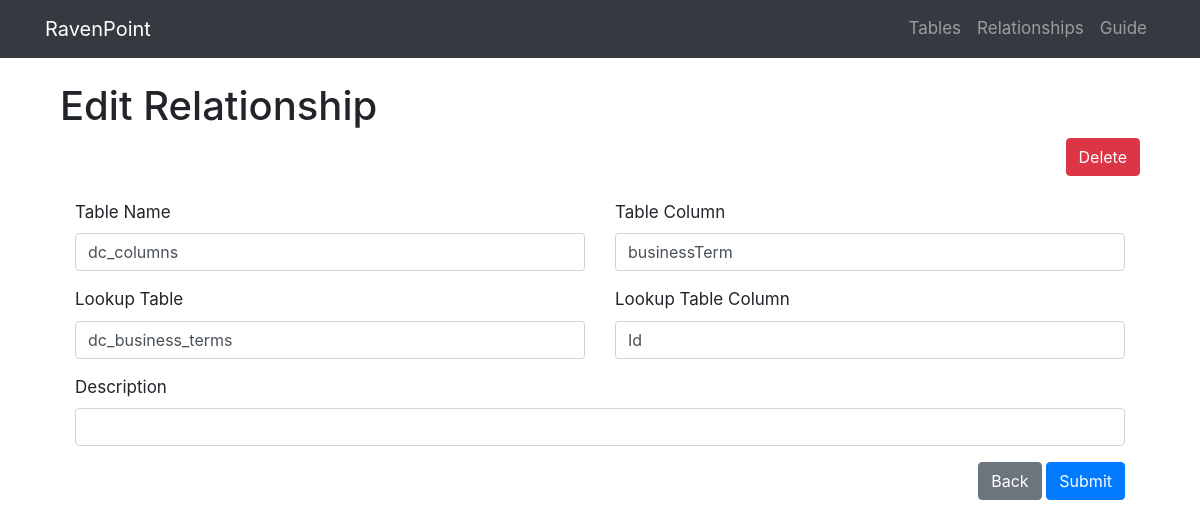
The app's page /relationship/2 with its own data.
### project/models.py (models this page shows, shortened)
class Relationship(db.Model):
  __tablename__ = 'relationships'
  rship_id = db.Column(db.Integer, primary_key=True)
  table_left = db.Column(db.String(128))
  table_left_on = db.Column(db.String(128))
  table_lookup = db.Column(db.String(128))
  table_lookup_on = db.Column(db.String(128))
  description = db.Column(db.String(255))

### project/admin/views.py (the view, shortened to what this page needs)
@admin.route('/relationship/<int:id>', methods=['GET', 'POST'])
def relationship(id):
    form = EditRelationship()
    rship = Relationship.query.get(id)
    if request.method == 'GET':
        form.table_left.data = rship.table_left
        form.table_left_on.data = rship.table_left_on
        form.table_lookup.data = rship.table_lookup
        form.table_lookup_on.data = rship.table_lookup_on
        form.description.data = rship.description
    return render_template('relationship.html', form=form, id=id)

### project/admin/forms.py
class EditRelationship(FlaskForm):
    table_left = StringField('Table Name', [DataRequired(), NotEqualTo('table_lookup')])
    table_left_on = StringField('Table Column', [DataRequired()])
    table_lookup = StringField('Lookup Table', [DataRequired()])
    table_lookup_on = StringField('Lookup Table Column', [DataRequired()])
    description = StringField('Description')
    submit = SubmitField('Submit')

### project/admin/templates/relationship.html (shortened to what this page needs)
{% extends 'base.html' %}
{% block content %}
<div class="container mt-4">
  <h1>Edit Relationship</h1>
  <div class="text-right">
    <button type="button" class="btn btn-danger" data-toggle="modal" data-target="#deleteRelationshipModal">
      Delete
    </button>
  </div>
</div>
<div class="container mt-2">
  <form method="POST">
    <div class="form-group">
      <div class="container">
        <div class="row justify-content-center">
          <div class="col-6 mt-3">
            {{ form.table_left.label }} {{ form.table_left(class='form-control') }}
          </div>
          <div class="col-6 mt-3">
            {{ form.table_left_on.label }}
            {{ form.table_left_on(class='form-control') }}
          </div>
          <div class="col-6 mt-3">
            {{ form.table_lookup.label }}
            {{ form.table_lookup(class='form-control') }}
          </div>
          <div class="col-6 mt-3">
            {{ form.table_lookup_on.label }} {{ form.table_lookup_on(class='form-control') }}
          </div>
          <div class="col-12 mt-3">
            {{ form.description.label }}
            {{ form.description(class='form-control') }}
          </div>
          <div class="col-12 mt-3 text-right">
            <a href="{{ url_for('admin.relationships') }}" class="btn btn-secondary">Back</a>
            {{ form.submit(class='btn btn-primary') }}
          </div>
        </div>
      </div>
    </div>
  </form>
</div>
{% endblock %}

### project/static/css/custom.css (style rules this page uses)
body { overflow-x: scroll; scrollbar-width: none; -ms-overflow-style: none; font-size: 17px; }

### records on screen
Relationship: table_left "dc_columns", table_left_on "businessTerm", table_lookup "dc_business_terms", table_lookup_on "Id"
